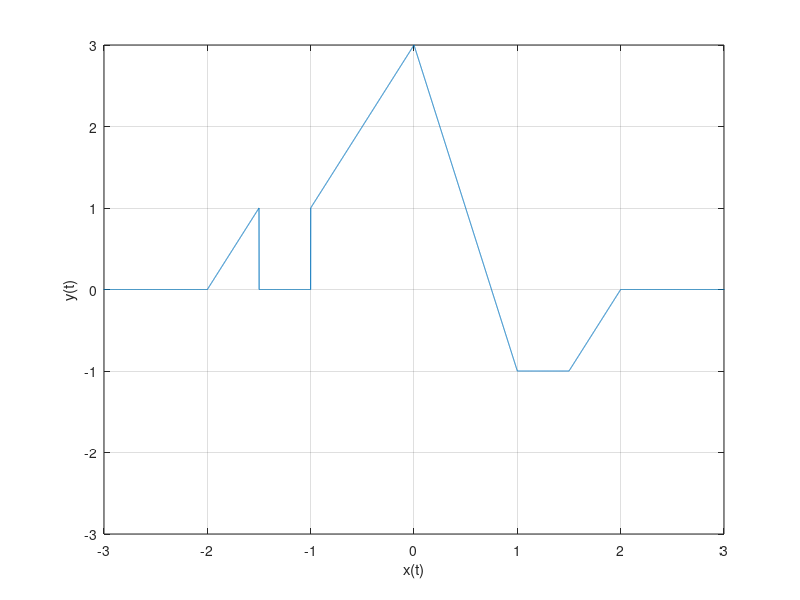

Recreate this plot in MATLAB.
t=-8:0.001:8;
x=zeros(size(t));
t1= t>=-2 & t<=-3/2;
x(t1)=2*t(t1)+4;
t2= t>-3/2 & t<=-2;     
x(t2) = 1;
t3 = t>-1 & t<=-1/2;
x(t3) = 2*t(t3)+3;
t4 = t>-1/2 & t<=0;
x(t4) = 2*t(t4)+3;
t5 = t>0 & t<=1/2;
x(t5) = -4*t(t5)+3;
t6 = t>1/2 & t<=1;
x(t6) = -4*t(t6)+3;
t7 = t>1 & t<=3/2;
x(t7)=-1;
t8=t>3/2 &t <=2;
x(t8)=2*t(t8)-4;

plot(t,x);
xlim([-3  3]);
ylim([-3 3]);
xlabel('x(t)');
ylabel('y(t)');
grid on;
